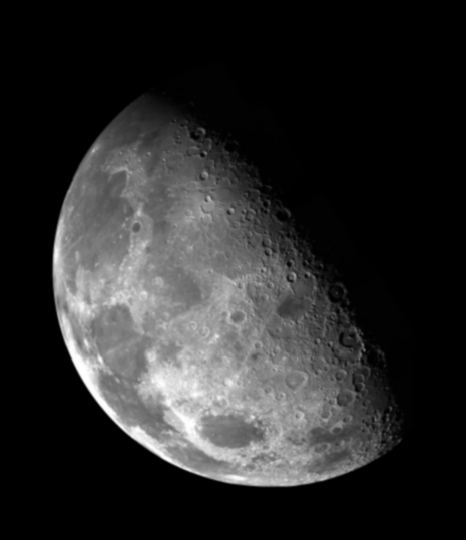
#> input picture example/Ch3/Fig0338(a)(blurry_moon).tif, 466 x 540 px, found by its file name
$ python ImageLaplacianSharpening.py   (older library calls are emulated)
#> lines starting #> are read from the running program, lines starting #| are printed output that depends on the picture
import os
import sys
import cv2
import numpy as np
import matplotlib.pyplot as plt

save_path = './opencv_sharpening/result'

if not os.path.exists(save_path) : os.makedirs(save_path)

image_root_path = 'example/Ch3'
image_path = os.path.join(image_root_path, 'Fig0338(a)(blurry_moon).tif')
print(image_path)
image = cv2.imread(image_path, cv2.IMREAD_GRAYSCALE)
#> image is the input picture: shape (540, 466); min 0, max 254, mean 42.7
if image is None :
    print("Image is not loaded.")
    sys.exit(-1)

fig, ax = plt.subplots(1, 3)

ax[0].imshow(image, cmap='gray')
ax[0].axis('off')

laplacian = cv2.Laplacian(image, cv2.CV_8U, ksize=1)
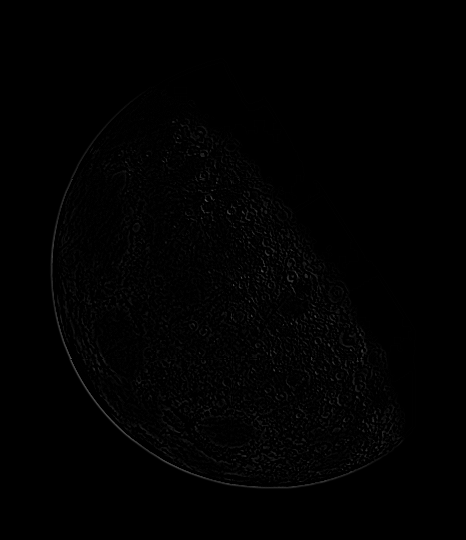
#> laplacian: shape (540, 466); min 0, max 83, mean 1.5
ax[1].imshow(laplacian, cmap='gray')
ax[1].axis('off')

result = image - laplacian
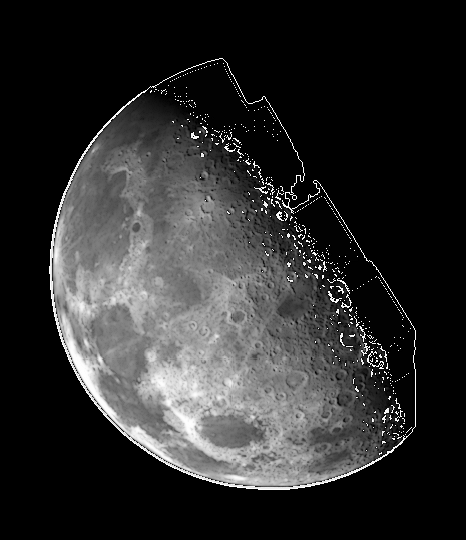
#> result: shape (540, 466); min 0, max 255, mean 45.6
ax[2].imshow(result, cmap='gray')
ax[2].axis('off')

plt.tight_layout()
plt.subplots_adjust(left=0, bottom=0, right=1, top=1, hspace=0, wspace=0)
plt.show()
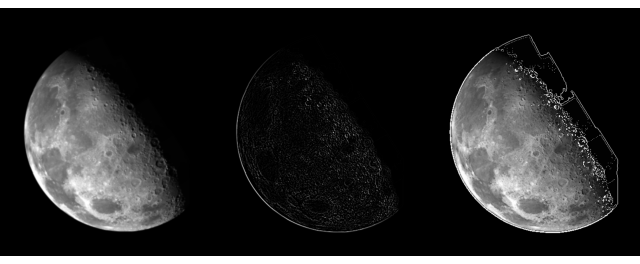
#> figure drawn by matplotlib, 3 panels
